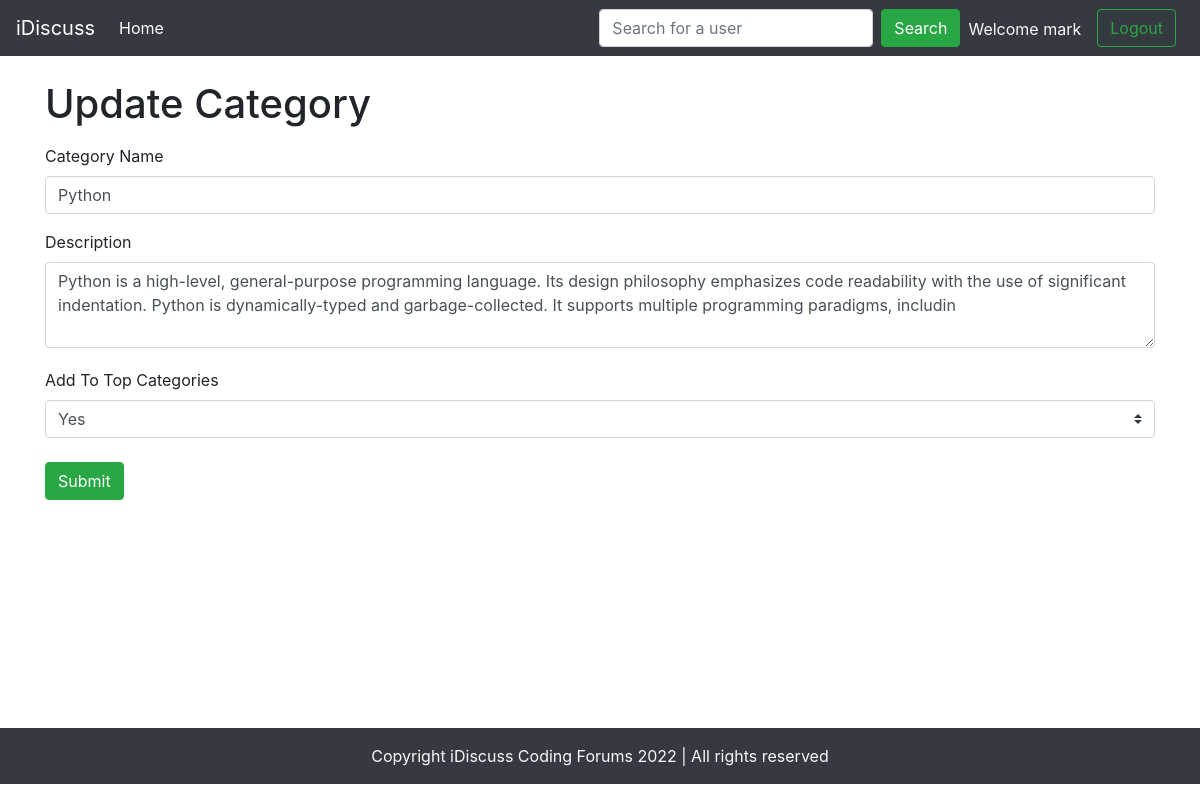
Page /category.php?catid=1 (signed in) on the committed database.
### tables this page shows
CREATE TABLE `categories` (
  `category_id` int(8) NOT NULL,
  `category_name` varchar(255) NOT NULL,
  `category_description` varchar(500) NOT NULL,
  `created` datetime NOT NULL DEFAULT current_timestamp(),
  `top_cat` tinyint(1) NOT NULL
);

### category.php (the view, shortened to what this page needs)
<!doctype html>
<html lang="en">
<head>
    <link rel="stylesheet" href="/forum/css/bootstrap.min.css"
>
</head>
<body>
    <?php include 'partials/_dbconnect.php'?>
<?php
    if(isset($_SESSION['adminloggedin'])&&$_SESSION['adminloggedin']==true)
    {
    include 'partials/_adminheader.php';
    }
    else
    {
        pagenotfound();
    }
?>
  <?php
            if(isset($_GET['catid']))
            {
                $id=(int)$_GET['catid'];
                $sql="SELECT * FROM `categories` WHERE category_id=$id";
                $result=mysqli_query($conn, $sql);
                $row = mysqli_fetch_assoc($result);
            }
            if($row==null || !isset($_GET['catid']))
            {
                pagenotfound();
            }
            else
            {
               $cat_name=$row['category_name'];
               $desc=$row['category_description'];
               $top_cat=$row['top_cat'];
                echo  '<div class="container my-3" id="maincontainer">
        <h1 class="py-2">Update Category</h1>
        <form action="'. $_SERVER['REQUEST_URI'] .'" name="thread" onsubmit="return validateForm()" method="post">
            <div class="form-group">
                <label for="exampleInputEmail1">Category Name</label>
                <input type="text" maxlength="255" class="form-control" id="title" value="'.$cat_name.'"  name="title" aria-describedby="emailHelp">
                    <span id="title_err_msg" class="text-danger"></span>
            </div>
            <div class="form-group">
                <label for="exampleFormControlTextarea1">Description</label>
                <textarea class="form-control" id="desc" name="desc" maxlength="500" rows="3">'.$desc.'</textarea>
                <span id="desc_err_msg" class="text-danger"></span>
            </div>
            <label class="my-1 mr-2" for="inlineFormCustomSelectPref">Add To Top Categories</label>
                    <select class="custom-select mt-1 mb-0 mr-sm-2" id="inlineFormCustomSelectPref" name="topcat">
                        <option value="2" >Choose...</option>
            <option value="1"'; if($top_cat==1){ echo 'selected';} echo '>Yes</option>
        <option value="0"'; if($top_cat==0){ echo 'selected';} echo '>No</option>
                    </select>
                    <div id="select_err_msg" class="text-danger"></div>
            <button type="submit" class="btn btn-success mt-4">Submit</button>
        </form>
    </div>';
            }
  ?>
    <?php include 'partials/_footer.php'?>
</body>
</html>

### category.php (style rules this page uses)
#maincontainer { min-height: 80vh; }

### rows in the picture
categories: title "Python", desc "Python is a high-level, general-purpose programming language. Its design philosophy emphasizes code readability with the use of significant indentation. Python is dynamically-typed and garbage-collected. It supports multiple programming paradigms, includin", topcat "Yes"

### other values in the picture
$_SESSION['username'] "mark"
